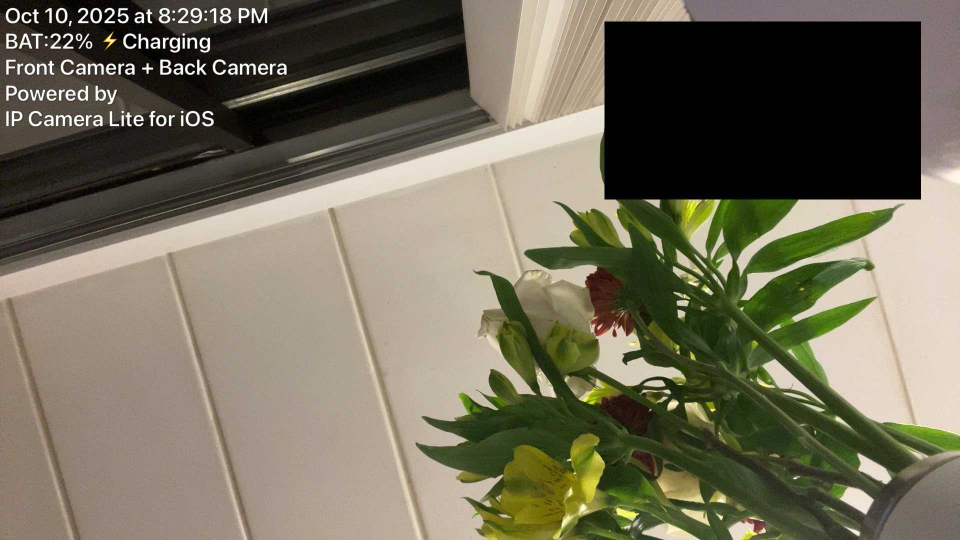
#> input picture Image Recognition/snaps/debug_20251010_202919_476.jpg, 1920 x 1080 px (shown at 1/2 size)
$ python -i Define_Spot.py   (imports and definitions only)
#> lines starting #> are read from the running program, lines starting #| are printed output that depends on the picture
# define_spot.py
import os
import cv2
import yaml
import requests
import numpy as np

CONFIG = "config.yaml"

# [1 line not run here, left out]

# read sources from config
# [1 line that did not run here, left out]
# [1 line that did not run here, left out]
# [1 line that did not run here, left out]

# make sure spot key exists
# [1 line not run here, left out]

def rotate_if_needed(img):
    if ROT == "cw90":
        return cv2.rotate(img, cv2.ROTATE_90_CLOCKWISE)
    if ROT == "ccw90":
        return cv2.rotate(img, cv2.ROTATE_90_COUNTERCLOCKWISE)
    if ROT == "180":
        return cv2.rotate(img, cv2.ROTATE_180)
    return img

def grab():
    # prefer local file if provided and exists
    if FILE:
        if os.path.exists(FILE):
            img = cv2.imread(FILE)
            if img is None:
                raise SystemExit(f"Could not read image file: {FILE}")
            return rotate_if_needed(img)
        else:
            raise SystemExit(f"snapshot_file not found: {FILE}")

    # otherwise use URL
    if URL:
        try:
            r = requests.get(URL, timeout=8)
            r.raise_for_status()
        except Exception as e:
            raise SystemExit(f"HTTP error for {URL}: {e}")
        img = cv2.imdecode(np.frombuffer(r.content, np.uint8), cv2.IMREAD_COLOR)
        if img is None:
            raise SystemExit("Downloaded content did not decode as an image.")
        return rotate_if_needed(img)

    raise SystemExit("Set camera.snapshot_file or camera.snapshot_url in config.yaml")

# [1 line that did not run here, left out]
# Let the user draw the ROI (x,y,w,h). If cancelled, w/h will be 0.
# [4 lines that did not run here, left out]
# [4 lines not run here, left out]

# [1 line that did not run here, left out]

# [4 lines not run here, left out]

>>> import cv2
>>> picture = cv2.imread('snaps/debug_20251010_202919_476.jpg', cv2.IMREAD_GRAYSCALE)
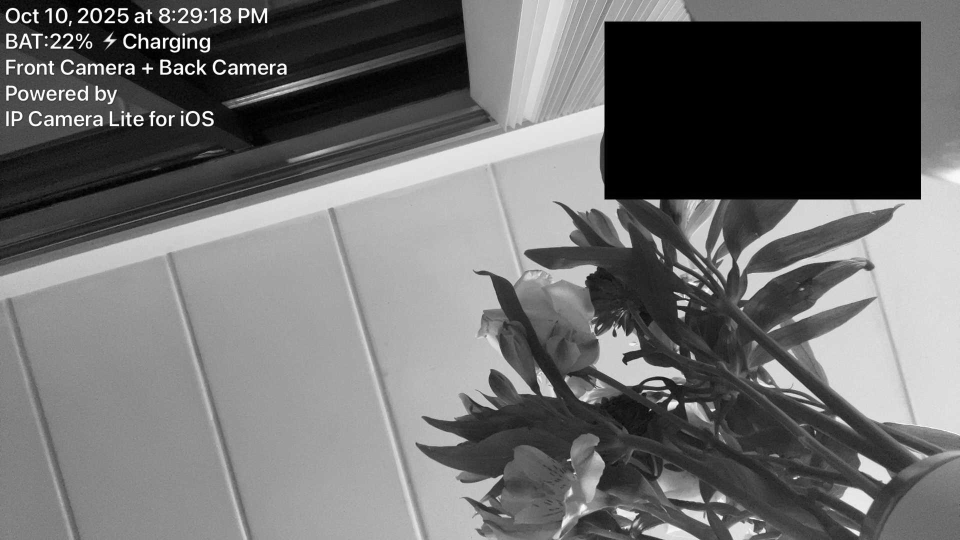
#> picture: shape (1080, 1920) (shown at 1/2 size); min 0, max 255, mean 108.4
#> (the run stopped early here; a loop or call above may not have finished)
